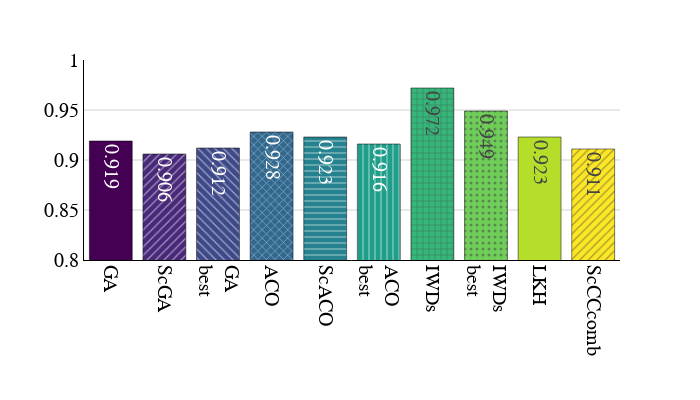

This figure's notebook cell:
### Code cell
make_bar_plot(data_PO)

### Figure 1 — Plotly figure (JSON) as saved in the notebook; plotly's stock layout.template omitted (floating-point values rounded to 4 significant figures)
{"data": [{"alignmentgroup": "True", "hovertemplate": "Algorithm br=%{x}<br>Problem avg=%{y}<extra></extra>", "legendgroup": "GA ", "marker": {"color": "#440154", "line": {"color": "black"}, "pattern": {"shape": "", "size": 6}}, "name": "GA ", "offsetgroup": "GA ", "orientation": "v", "showlegend": true, "textposition": "auto", "texttemplate": "%{y}", "type": "bar", "x": ["GA "], "xaxis": "x", "y": [0.919], "yaxis": "y"}, {"alignmentgroup": "True", "hovertemplate": "Algorithm br=%{x}<br>Problem avg=%{y}<extra></extra>", "legendgroup": "ScGA", "marker": {"color": "#482878", "line": {"color": "black"}, "pattern": {"shape": "/", "size": 6}}, "name": "ScGA", "offsetgroup": "ScGA", "orientation": "v", "showlegend": true, "textposition": "auto", "texttemplate": "%{y}", "type": "bar", "x": ["ScGA"], "xaxis": "x", "y": [0.906], "yaxis": "y"}, {"alignmentgroup": "True", "hovertemplate": "Algorithm br=%{x}<br>Problem avg=%{y}<extra></extra>", "legendgroup": "GA <br>best", "marker": {"color": "#3e4989", "line": {"color": "black"}, "pattern": {"shape": "\\", "size": 6}}, "name": "GA <br>best", "offsetgroup": "GA <br>best", "orientation": "v", "showlegend": true, "textposition": "auto", "texttemplate": "%{y}", "type": "bar", "x": ["GA <br>best"], "xaxis": "x", "y": [0.912], "yaxis": "y"}, {"alignmentgroup": "True", "hovertemplate": "Algorithm br=%{x}<br>Problem avg=%{y}<extra></extra>", "legendgroup": "ACO ", "marker": {"color": "#31688e", "line": {"color": "black"}, "pattern": {"shape": "x", "size": 6}}, "name": "ACO ", "offsetgroup": "ACO ", "orientation": "v", "showlegend": true, "textposition": "auto", "texttemplate": "%{y}", "type": "bar", "x": ["ACO "], "xaxis": "x", "y": [0.928], "yaxis": "y"}, {"alignmentgroup": "True", "hovertemplate": "Algorithm br=%{x}<br>Problem avg=%{y}<extra></extra>", "legendgroup": "ScACO", "marker": {"color": "#26828e", "line": {"color": "black"}, "pattern": {"shape": "-", "size": 6}}, "name": "ScACO", "offsetgroup": "ScACO", "orientation": "v", "showlegend": true, "textposition": "auto", "texttemplate": "%{y}", "type": "bar", "x": ["ScACO"], "xaxis": "x", "y": [0.923], "yaxis": "y"}, {"alignmentgroup": "True", "hovertemplate": "Algorithm br=%{x}<br>Problem avg=%{y}<extra></extra>", "legendgroup": "ACO <br>best", "marker": {"color": "#1f9e89", "line": {"color": "black"}, "pattern": {"shape": "|", "size": 6}}, "name": "ACO <br>best", "offsetgroup": "ACO <br>best", "orientation": "v", "showlegend": true, "textposition": "auto", "texttemplate": "%{y}", "type": "bar", "x": ["ACO <br>best"], "xaxis": "x", "y": [0.916], "yaxis": "y"}, {"alignmentgroup": "True", "hovertemplate": "Algorithm br=%{x}<br>Problem avg=%{y}<extra></extra>", "legendgroup": "IWDs ", "marker": {"color": "#35b779", "line": {"color": "black"}, "pattern": {"shape": "+", "size": 6}}, "name": "IWDs ", "offsetgroup": "IWDs ", "orientation": "v", "showlegend": true, "textposition": "auto", "texttemplate": "%{y}", "type": "bar", "x": ["IWDs "], "xaxis": "x", "y": [0.972], "yaxis": "y"}, {"alignmentgroup": "True", "hovertemplate": "Algorithm br=%{x}<br>Problem avg=%{y}<extra></extra>", "legendgroup": "IWDs <br>best", "marker": {"color": "#6ece58", "line": {"color": "black"}, "pattern": {"shape": ".", "size": 6}}, "name": "IWDs <br>best", "offsetgroup": "IWDs <br>best", "orientation": "v", "showlegend": true, "textposition": "auto", "texttemplate": "%{y}", "type": "bar", "x": ["IWDs <br>best"], "xaxis": "x", "y": [0.949], "yaxis": "y"}, {"alignmentgroup": "True", "hovertemplate": "Algorithm br=%{x}<br>Problem avg=%{y}<extra></extra>", "legendgroup": "LKH", "marker": {"color": "#b5de2b", "line": {"color": "black"}, "pattern": {"shape": "", "size": 6}}, "name": "LKH", "offsetgroup": "LKH", "orientation": "v", "showlegend": true, "textposition": "auto", "texttemplate": "%{y}", "type": "bar", "x": ["LKH"], "xaxis": "x", "y": [0.923], "yaxis": "y"}, {"alignmentgroup": "True", "hovertemplate": "Algorithm br=%{x}<br>Problem avg=%{y}<extra></extra>", "legendgroup": "ScCCcomb", "marker": {"color": "#fde725", "line": {"color": "black"}, "pattern": {"shape": "/", "size": 6}}, "name": "ScCCcomb", "offsetgroup": "ScCCcomb", "orientation": "v", "showlegend": true, "textposition": "auto", "texttemplate": "%{y}", "type": "bar", "x": ["ScCCcomb"], "xaxis": "x", "y": [0.911], "yaxis": "y"}], "layout": {"autosize": false, "barmode": "relative", "font": {"color": "black", "family": "Times New Roman", "size": 20}, "height": 400, "legend": {"title": {"text": "Algorithm br"}, "tracegroupgap": 0}, "margin": {"t": 60}, "showlegend": false, "width": 700, "xaxis": {"anchor": "y", "categoryarray": ["GA ", "ScGA", "GA <br>best", "ACO ", "ScACO", "ACO <br>best", "IWDs ", "IWDs <br>best", "LKH", "ScCCcomb"], "categoryorder": "array", "domain": [0, 1], "linecolor": "black", "linewidth": 1, "showline": true, "tickangle": 90, "title": {"text": ""}}, "yaxis": {"anchor": "x", "domain": [0, 1], "gridcolor": "lightgray", "linecolor": "black", "linewidth": 1, "range": [0.8, 1], "showline": true, "title": {"text": ""}}}}
